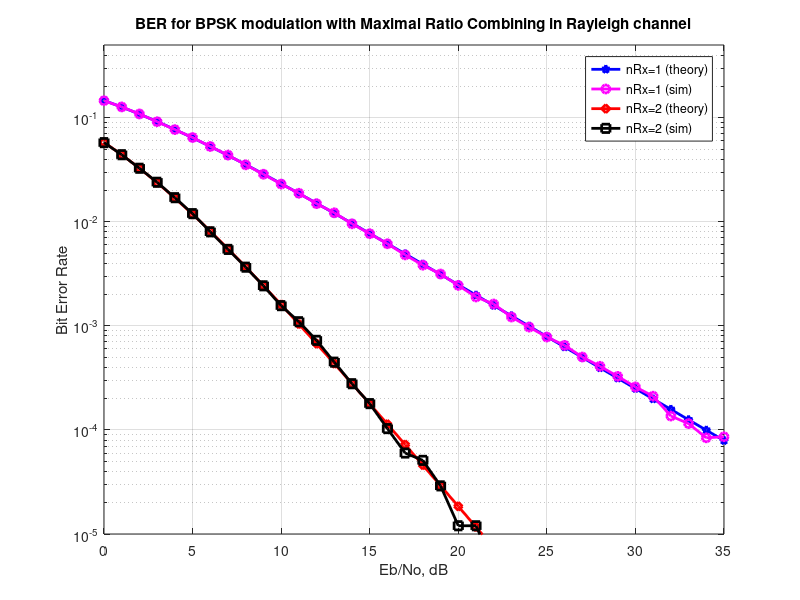

MATLAB code to generate this figure:
clear
N = 10^6; % number of bits or symbols

% Transmitter
bits = rand(1, N) > 0.5; % generating 0,1 with equal probability
symbols = 2 * bits - 1; % BPSK modulation 0 -> -1; 1 -> 0

numRx = [1 2];
EbN0dB = 0:35; % multiple Eb/N0 values

for jj = 1:length(numRx)

    for ii = 1:length(EbN0dB)

        noise = 1/sqrt(2) * [randn(numRx(jj), N) + 1i * randn(numRx(jj), N)]; % white Gaussian noise, 0 dB variance
        channel = 1/sqrt(2) * [randn(numRx(jj), N) + 1i * randn(numRx(jj), N)]; % Rayleigh channel

        % Channel and noise addition
        symbolDup = kron(ones(numRx(jj), 1), symbols);
        receivedSignal = channel .* symbolDup + 10^(-EbN0dB(ii) / 20) * noise;

        % Equalization: maximal ratio combining 
        equalizedSignal = sum(conj(channel) .* receivedSignal, 1) ./ sum(channel .* conj(channel), 1); 

        % Receiver - hard decision decoding
        decodedBits = real(equalizedSignal) > 0;

        % Counting the errors
        numErrors(jj, ii) = sum(bits ~= decodedBits);

    end

end

simulatedBER = numErrors / N; % simulated bit error rate
EbN0Lin = 10.^(EbN0dB / 10);
theoryBER_nRx1 = 0.5 * (1 - (1 + 1 ./ EbN0Lin).^(-0.5)); 
p = 1/2 - 1/2 * (1 + 1 ./ EbN0Lin).^(-1/2);
theoryBER_nRx2 = p.^2 .* (1 + 2 * (1 - p)); 

close all
figure
semilogy(EbN0dB, theoryBER_nRx1, 'bp-', 'LineWidth', 2);
hold on
semilogy(EbN0dB, simulatedBER(1, :), 'mo-', 'LineWidth', 2);
semilogy(EbN0dB, theoryBER_nRx2, 'rd-', 'LineWidth', 2);
semilogy(EbN0dB, simulatedBER(2, :), 'ks-', 'LineWidth', 2);
axis([0 35 1e-5 0.5])
grid on
legend('nRx=1 (theory)', 'nRx=1 (sim)', 'nRx=2 (theory)', 'nRx=2 (sim)');
xlabel('Eb/No, dB');
ylabel('Bit Error Rate');
title('BER for BPSK modulation with Maximal Ratio Combining in Rayleigh channel');
